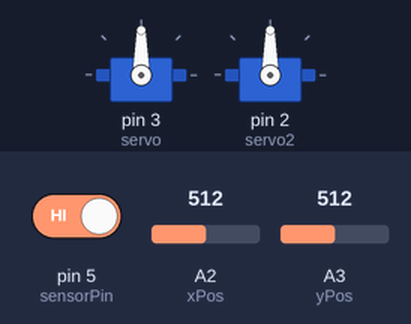
Recording of a sketch running on a simulated Arduino Uno, built with avr-gcc and run on an emulated ATmega328P. On the bench: 2 × servo. The test bench sets the inputs (shaded band); at power-on: A2 (xPos) = 512, A3 (yPos) = 512, pin 5 (sensorPin) HIGH. What the sketch prints to the serial monitor is not drawn.

Above: at 1.2 s.
1.3 s: A2 (xPos) set to 716
At 1.6 s:
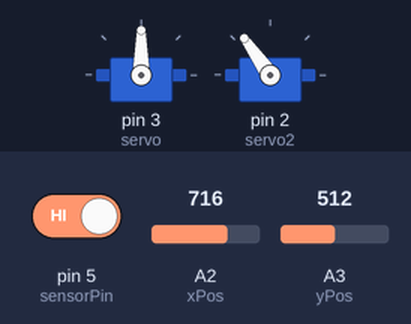
2.8 s: A3 (yPos) set to 716
At 3.9 s:
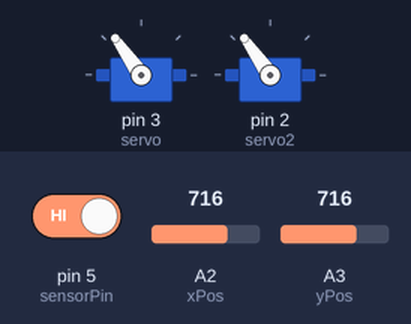
4.3 s: A2 (xPos) set to 900
At 5.4 s:
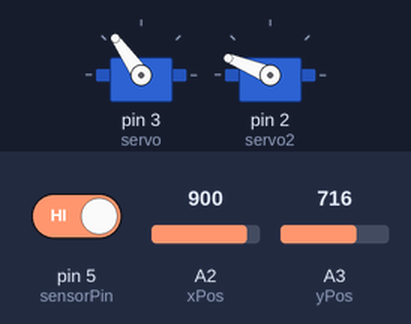
5.8 s: A3 (yPos) set to 900
At 6.5 s:
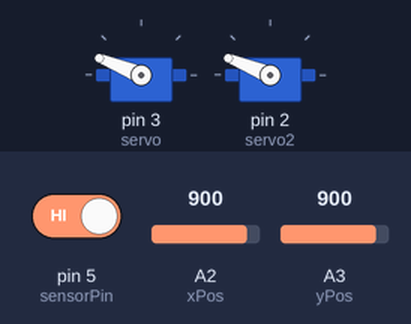
7.3 s: A2 (xPos) set to 1023
At 7.7 s:
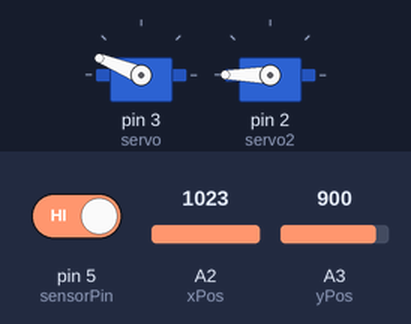
8.8 s: A3 (yPos) set to 1023
At 10.0 s:
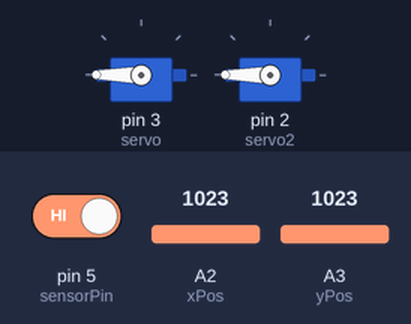
Timing chart, 0 to 11.3 s (numbered marks = the images above; inputs shaded):
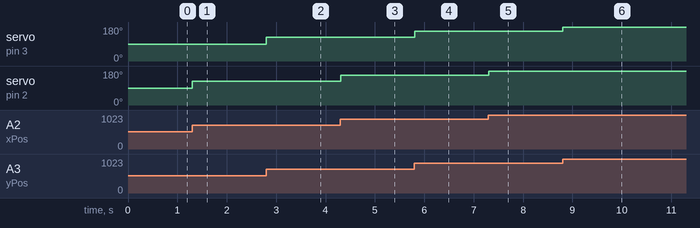

Measured:
- after the input at 1.3 s, servo on pin 2 (servo2): 90° → 125° at once
- after the input at 2.8 s, servo on pin 3 (servo): 90° → 125° at once
- after the input at 4.3 s, servo on pin 2 (servo2): 125° → 158° at once
- after the input at 5.8 s, servo on pin 3 (servo): 125° → 158° at once
- after the input at 7.3 s, servo on pin 2 (servo2): 158° → 180° at once
- after the input at 8.8 s, servo on pin 3 (servo): 158° → 180° at once

The sketch:

Clement_3D_Lidar_Joystick.ino
```cpp
#include <Servo.h>

Servo servo;

Servo servo2;

const int xPos =A2;
const int yPos =A3;
const int sensorPin  = 5;
int ValueUpDown = 0;
int ValueLeftRight = 0;

int i;

int pos = 0;

int number_steps = 10;

int values[] = {1, 2, 3, 4, 5, 6, 7, 8, 9, 10, 11, 12, 13, 14, 15, 16, 17, 18, 19, 20, 21, 22, 23, 24, 25, 26, 27, 28, 29, 30, 31, 32, 33, 34, 35, 36, 37, 38, 39, 40, 41, 42, 43, 44, 45, 46, 47, 48, 49, 50, 51, 52, 53, 54, 55, 56, 57, 58, 59, 60, 61, 62, 63, 64, 65, 66, 67, 68, 69, 70, 71, 72, 73, 74, 75, 76, 77, 78, 79, 80, 81, 82, 83, 84, 85, 86, 87, 88, 89, 90, 91, 92, 93, 94, 95, 96, 97, 98, 99, 100, 101, 102, 103, 104, 105, 106, 107, 108, 109, 110, 111, 112, 113, 114, 115, 116, 117, 118, 119, 120, 121, 122, 123, 124, 125, 126, 127, 128, 129, 130, 131, 132, 133, 134, 135, 136, 137, 138, 139, 140, 141, 142, 143, 144, 145, 146, 147, 148, 149, 150, 151, 152, 153, 154, 155, 156, 157, 158, 159, 160, 161, 162, 163, 164, 165, 166, 167, 168, 169, 170, 171, 172, 173, 174, 175, 176, 177, 178, 179, 180};

int detection[] = {0, 0, 0, 0, 0, 0, 0, 0, 0, 0, 0, 0, 0, 0, 0, 0, 0, 0, 0, 0, 0, 0, 0, 0, 0, 0, 0, 0, 0, 0, 0, 0, 0, 0, 0, 0, 0, 0, 0, 0, 0, 0, 0, 0, 0, 0, 0, 0, 0, 0, 0, 0, 0, 0, 0, 0, 0, 0, 0, 0, 0, 0, 0, 0, 0, 0, 0, 0, 0, 0, 0, 0, 0, 0, 0, 0, 0, 0, 0, 0, 0, 0, 0, 0, 0, 0, 0, 0, 0, 0, 0, 0, 0, 0, 0, 0, 0, 0, 0, 0, 0, 0, 0, 0, 0, 0, 0, 0, 0, 0, 0, 0, 0, 0, 0, 0, 0, 0, 0, 0, 0, 0, 0, 0, 0, 0, 0, 0, 0, 0, 0, 0, 0, 0, 0, 0, 0, 0, 0, 0, 0, 0, 0, 0, 0, 0, 0, 0, 0, 0, 0, 0, 0, 0, 0, 0, 0, 0, 0, 0, 0, 0, 0, 0, 0, 0, 0, 0, 0, 0, 0, 0, 0, 0, 0, 0, 0, 0, 0, 0};

void setup() {
  // put your setup code here, to run once:
  Serial.begin(9600);
  servo.attach(3);
  servo2.attach(2);
  pinMode(sensorPin, INPUT_PULLUP);
}

void loop() {
  // put your main code here, to run repeatedly:
  int mapvaluex = 0;
  int mapvaluey = 0;
  ValueUpDown = analogRead(xPos);
  ValueLeftRight = analogRead(yPos);
  mapvaluex = map(ValueUpDown, 0, 1023, 0, 180);
  mapvaluey = map(ValueLeftRight, 0, 1023, 0, 180);
  servo2.write(mapvaluex);
  servo.write(mapvaluey);
  if(!digitalRead(sensorPin))
  {
    Serial.print("⬛");
  }
  else
  {
    Serial.print(" ");
  }
  delay(10);

//  if (i==0 || i<45){
//  i++;
//  if(digitalRead(sensorPin)) {
//    Serial.print(" ");
//  }
//  else {
//    Serial.print("⬛");
//  }
//
//  servo2.write(values[i]);
//  delay(50);
//
//}
//  if(i >= 180)
//  {
//    Serial.println("");
//    if(servo.read() < 180)
//    {
//      servo.write(servo.read() + 1);
//    }
//    else if(servo.read() >= 180)
//    {
//      while(true)
//      {
//        servo.write(servo.read());
//      }
//    }
//    i = 0;
//  }
}
```
